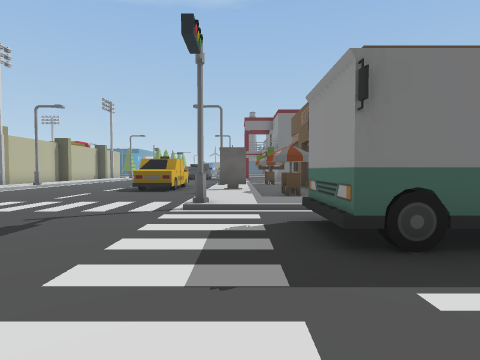
view 1 (above)

24 first-person views from a walk through a Unity game level. The camera is 1.4 m above the floor, tilts 2° down and sees 80° across. The floor is counted in squares, 2 m on a side. Each view is taken from the middle of a square. On the plan, view 1 faces up. The plan holds only what a view shows up to about 10 squares ahead; the rest is blank. The place goes on beyond the plan. The player character is not drawn.

view 2
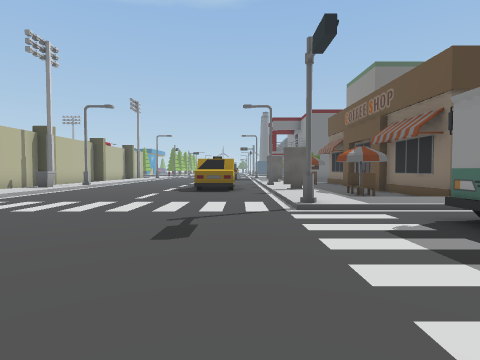

view 3
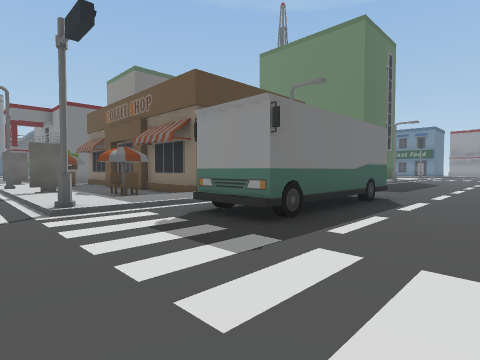

view 4
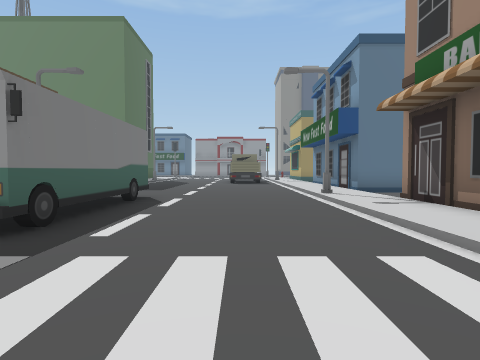

view 5
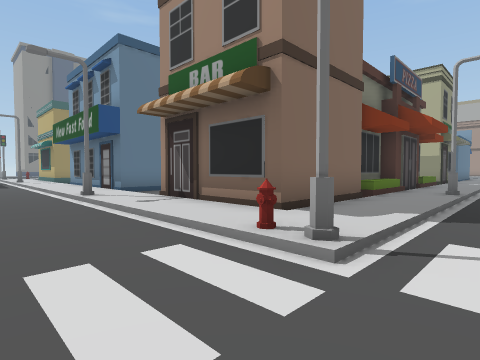

view 6
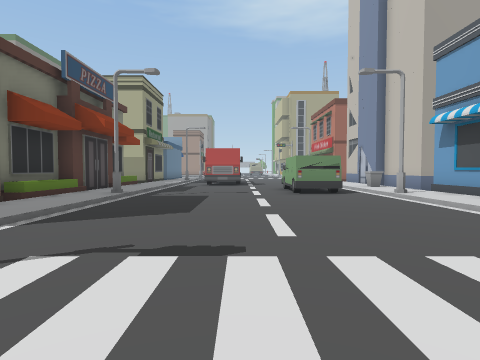

view 7
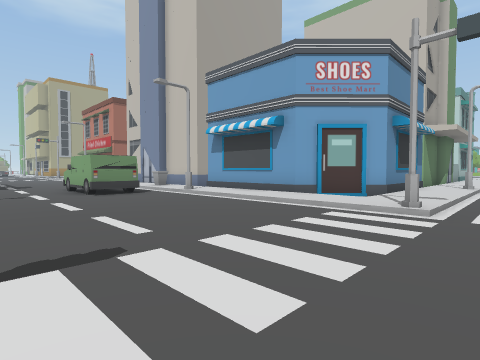

view 8
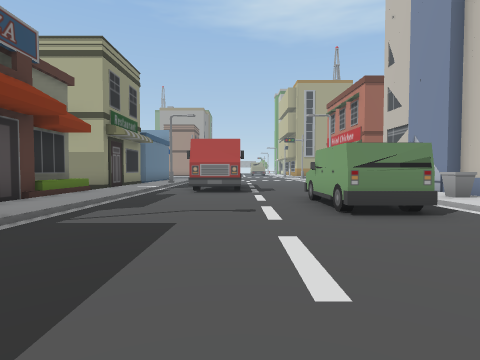

view 9
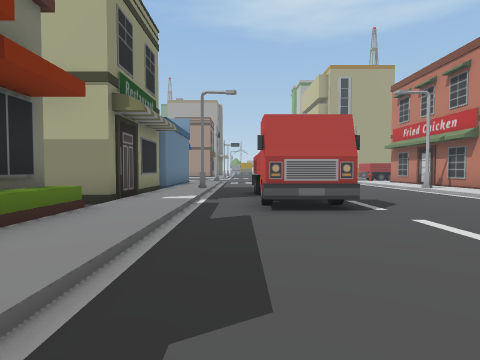

view 10
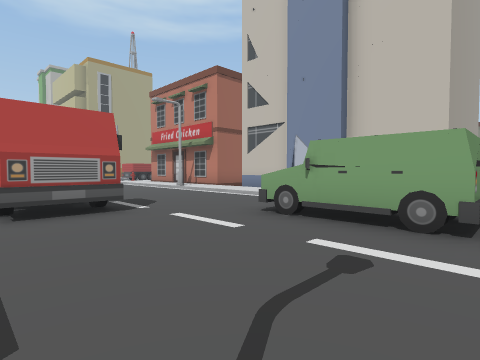

view 11
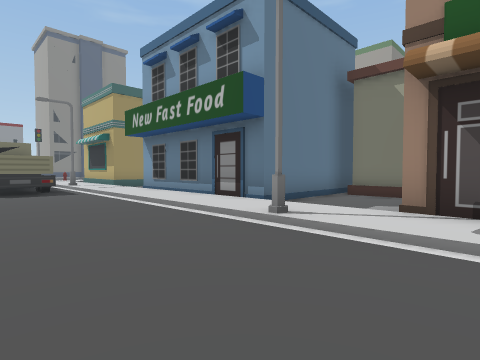

view 12
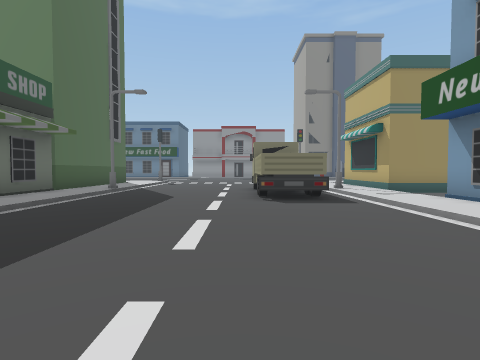

view 13
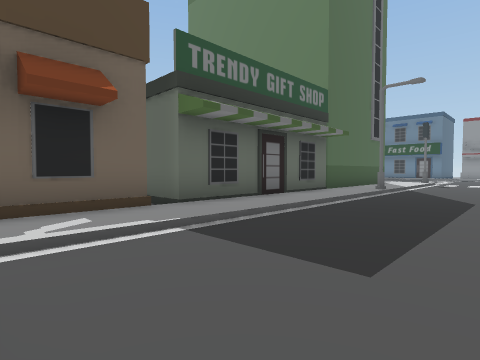

view 14
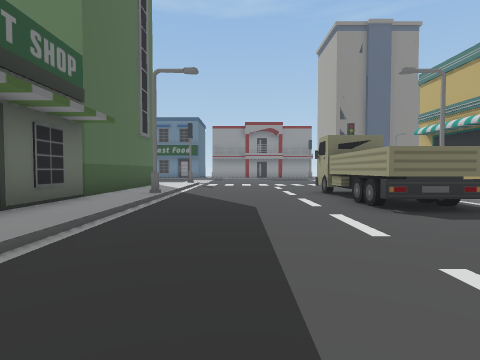

view 15
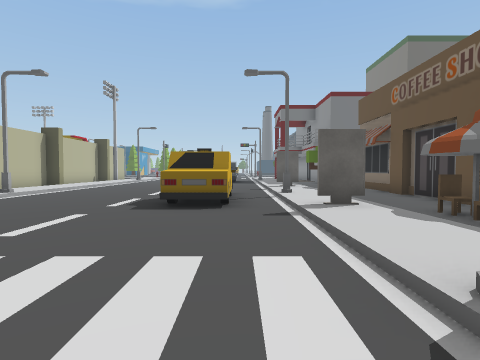

view 16
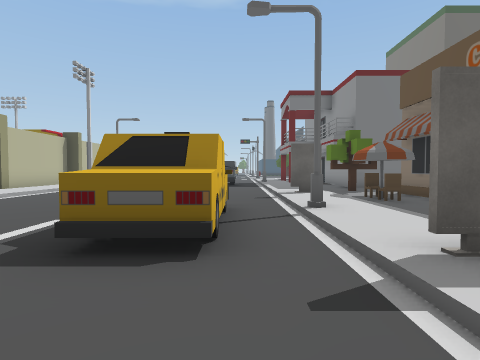

view 17
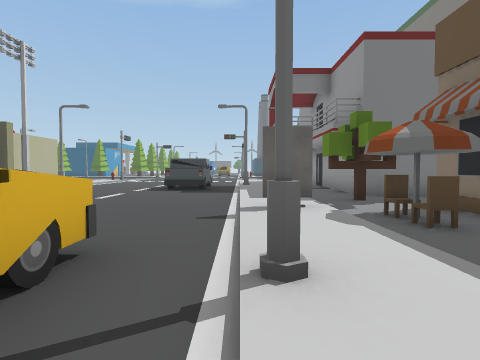

view 18
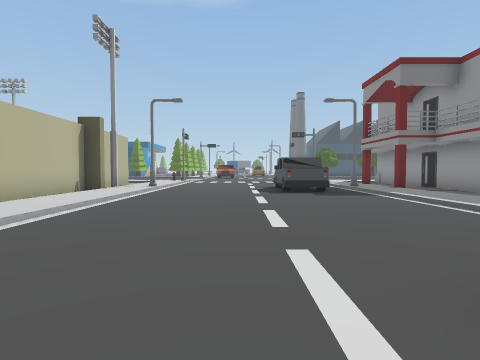

view 19
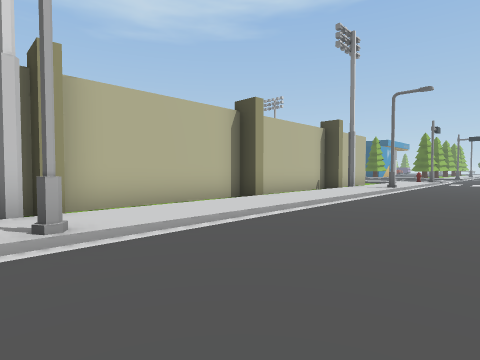

view 20
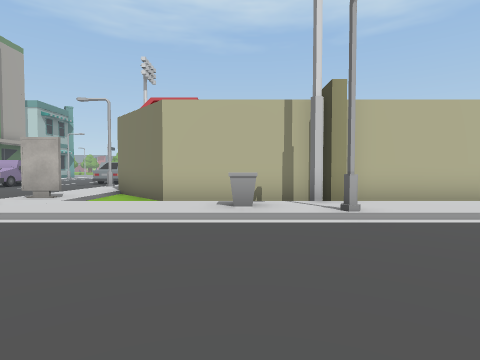

view 21
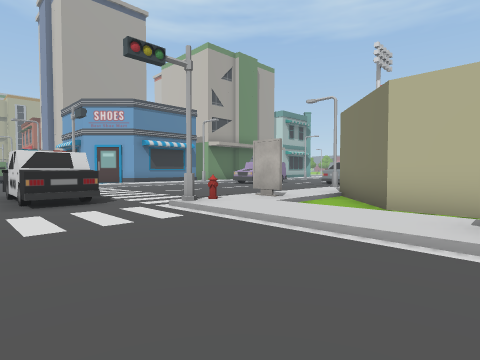

view 22
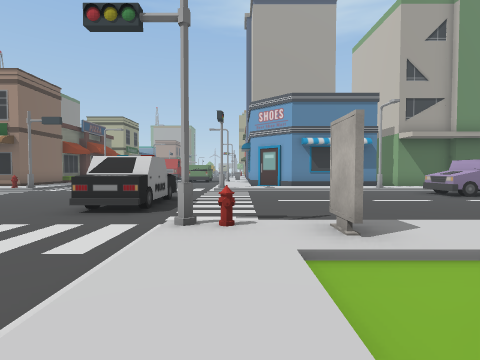

view 23
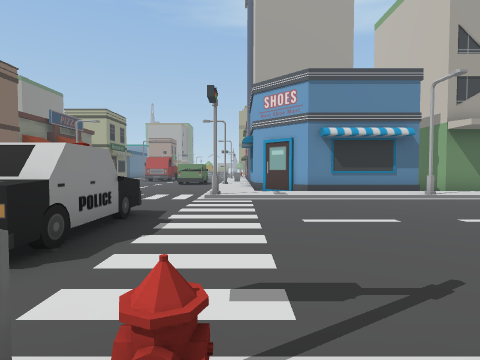

view 24
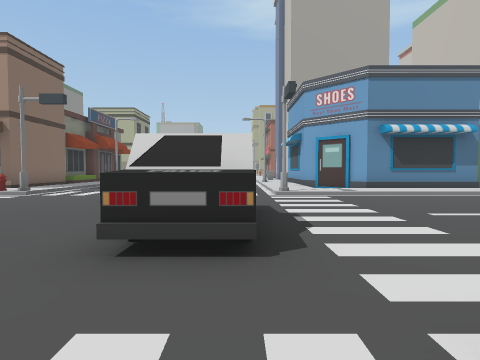

### Floor plan
Key: @ floor where view 1 was taken; # wall or solid block; . main floor; : floor 0.25 m higher than the main floor; / step, stairs or slope; O other object.
Columns run from 14 left of view 1 to 18 right of it. Each row starts with its distance up from view 1.
 21     #:/....OO// .#
 20    #.:/....OO/: .#
 19    #.:/....../:..#
 18    #.:/....../:..##
 17    #.:/....../:OO..
 16    ##:/....../:...
 15    #.:/....../O..#
 14    #.:/....../:O.#
 13    #.:/....../:..#
 12    ##:O.... OO:..#
 11    # :/....OO/:..#
 10    # O/....OO/:..#
  9    #.:/....../O..#
  8   ##.:/....../:O.#     #     O
  7  ##..:/....../:  #  #########OOOO
  6  :::O:/....../:::   :::::::::::::
  5 O////O/......#///  O/////////O///
  4  ......OO......OO   .............
  3 .......OO......OOOOO.............
  2 .......OO........................
  1 .......OO........................
  0 ..............@............OOOOO.
 -1 ...........................OO O
 -2 O/////#....../O////O/////////O
 -3 ::::::/....../:::::::::::::::::
 -4 ####.:/....../:####..OOOOOO .##
 -5    ##:/....../:#   ..O      .#
 -6     #:/....../:#   ..O
 -7     #:/....../:O   OOO
 -8     #:/....../:O     O
 -9     #:O......O:O
-10      :/OO..../:O
-11 OOOOOO/ O..../:O
-12     O:  O..../:O
-13     O  ....../:O
-14     O /...OO./:
-15     O:/...OO./:OOO
-16     O:/... O./:O
-17      :/... O./:O
-18     #:/..  O./:O
-19     #:O..   .O:#

Positions as (right, up) in squares from view 1, and headings:
1: (0, 0), facing up
2: (-2, 0), facing up
3: (-2, 0), facing up-right
4: (-2, 0), facing right
5: (-2, 0), facing down-right
6: (-4, -1), facing down
7: (-3, -1), facing down-left
8: (-4, -5), facing down
9: (-2, -9), facing down
10: (-2, -9), facing down-left
11: (3, 1), facing down-right
12: (6, 1), facing right
13: (6, 2), facing up-right
14: (8, 3), facing right
15: (-2, 4), facing up
16: (-2, 7), facing up
17: (-1, 10), facing up
18: (-5, 11), facing up
19: (-5, 11), facing up-left
20: (-4, 10), facing left
21: (-5, 10), facing down-left
22: (-9, 9), facing down
23: (-9, 6), facing down
24: (-7, 6), facing down
